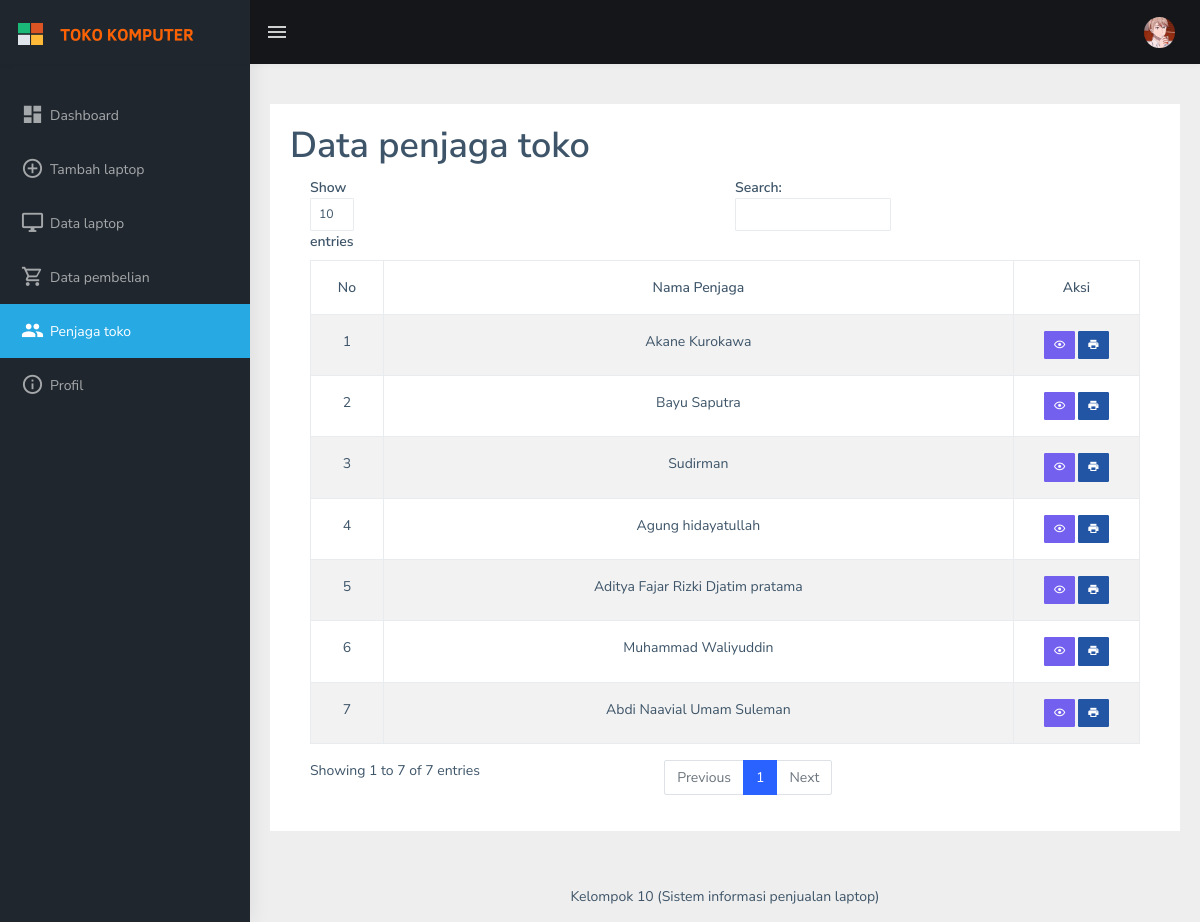
Page /penjaga.php (signed in) on the committed database.
### tables this page shows
CREATE TABLE `user` (
  `id` int(20) NOT NULL,
  `nama_lengkap` varchar(255) NOT NULL,
  `email` varchar(255) NOT NULL,
  `password` text NOT NULL,
  `level` int(11) NOT NULL,
  `tanggal` date NOT NULL,
  `alamat` varchar(255) NOT NULL,
  `nomor` varchar(255) NOT NULL,
  `foto` varchar(255) NOT NULL
);

### html/controller.php (called while the page is built, shortened)
<?php
    function select($query)
    {
        global $conn;
        $result = mysqli_query($conn, $query);
        $rows = [];
        while($row = mysqli_fetch_assoc($result)){
            $rows[] = $row;
        }
        return $rows;
    }
?>

### html/penjaga.php (the view, shortened to what this page needs)
<?php
include 'koneksi.php';
include 'controller.php';
$data_penjaga = select("SELECT * FROM user ORDER BY id DESC");
$id = $_SESSION['id'];
$sql = mysqli_query($conn, "SELECT * FROM user WHERE id='$id'");
$penjaga = mysqli_fetch_array($sql);
if($_SESSION['level']==""){
    header("location:index.php");
}elseif($_SESSION['level']=="1"){
include 'head.php';
?>
    <body>
    <?php
    include 'navbar.php';
    include 'aside.php';
    ?>
        <div class="page-wrapper">
        <div class="page-breadcrumb">
        </div>
        <div class="container-fluid">
        <div class="row">
            <div class="col-12">
                <div class="card">
                    <div class="card-body">
                    <h1 class="card-title">Data penjaga toko</h1>
                    <div class="table-responsive">
                        <table
                        id="zero_config"
                        class="table table-striped table-bordered text-center"
                        >
                        <thead>
                            <tr>
                                <th>No</th>
                                <th>Nama Penjaga</th>
                                <th>Aksi</th>
                            </tr>
                        </thead>
                        <tbody>
                            <?php $no = 1; ?>
                            <?php foreach($data_penjaga as $penjaga) : ?>
                            <tr>
                            <td width="5%"><?= $no++; ?></td>
                            <td width="50%"><?= $penjaga['nama_lengkap']; ?></td>
                            <td width="10%">
                                <?php include 'user.php'; ?>
                                <a href="print-admin.php?id=<?= $penjaga['id']; ?>"
                                class="btn btn-info btn-sm" target="_blank"><i class="mdi mdi-printer"></i></a>
                            </td>
                            </tr>
                            <?php endforeach; ?>
                        </tbody>
                        </table>
                    </div>
                    </div>
                </div>
                </div>
            </div>
        </div>
        <footer class="footer text-center">
            Kelompok 10 (Sistem informasi penjualan laptop)
        </footer>
        </div>
    </div>
    </body>
</html>
<?php } else{
    header("location:index.php");
} ?>

### html/profil.php
<?php
    if ($penjaga['foto'] == 0 || $penjaga['foto'] == ""){
?>
    <img src="../assets/profil.jpeg" alt="user" class="rounded-circle" width="31">
<?php } else {
?>
    <img src="../assets/images<?= $penjaga['foto']; ?>" alt="user" class="rounded-circle" width="31">
<?php }
?>

### html/user.php
<?php
    if ($penjaga['id'] == $_SESSION['id']) {
?>
    <a href="pribadi.php"
    class="btn btn-primary btn-sm"><i class="mdi mdi-eye-outline"></i></a>
<?php
    } else {
?>
    <a href="detail-admin.php?id=<?= $penjaga['id']; ?>"
    class="btn btn-primary btn-sm"><i class="mdi mdi-eye-outline"></i></a>
<?php
    }
?>

### rows in the picture
user: foto (picture), nama_lengkap "Abdi Naavial Umam Suleman"
user: nama_lengkap "Akane Kurokawa"
user: nama_lengkap "Bayu Saputra"
user: nama_lengkap "Sudirman"
user: nama_lengkap "Agung hidayatullah"
user: nama_lengkap "Aditya Fajar Rizki Djatim pratama"
user: nama_lengkap "Muhammad Waliyuddin"
